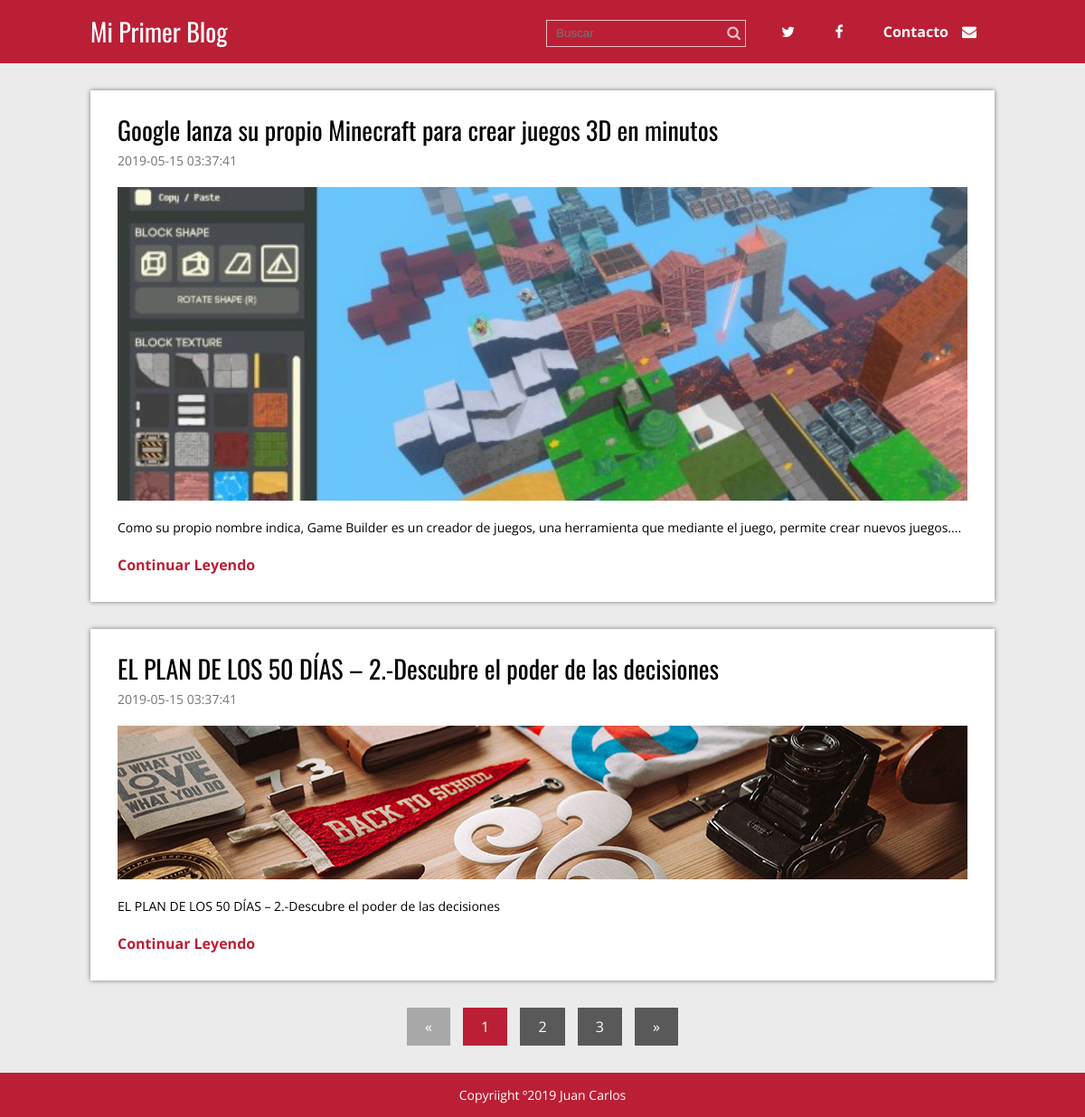
The page / on the database its author committed.
### tables this page shows
CREATE TABLE `blog` (
  `id` int(11) NOT NULL,
  `titulo` varchar(200) NOT NULL,
  `extracto` varchar(200) NOT NULL,
  `fecha` timestamp NOT NULL DEFAULT CURRENT_TIMESTAMP,
  `texto` text NOT NULL,
  `thumb` varchar(50) NOT NULL
);

### index.php (called while the page is built, shortened)
<?php
require'admin/config.php';
require 'functions.php';
$conexion = conexion($bd_config);
$posts=obtener_post($blog_config['post_por_pagina'],$conexion);
require 'views/index.view.php';
?>

### admin/config.php (called while the page is built, shortened)
<?php
$blog_config = array(
	'post_por_pagina'=>'2',
	'carpeta_imagenes'=>'imagenes/'
);
?>

### functions.php (called while the page is built, shortened)
<?php
function pagina_actual(){
	return isset($_GET['p']) ? (int)$_GET['p'] : 1;
}
function obtener_post($post_por_pagina,$conexion){
	$inicio=(pagina_actual() >  1) ?  pagina_actual()* $post_por_pagina - $post_por_pagina : 0;
	$sentencia=$conexion -> prepare("SELECT SQL_CALC_FOUND_ROWS * FROM blog LIMIT  $inicio,$post_por_pagina");
	$sentencia->execute();
	return $sentencia->fetchAll();
}
function numero_paginas($post_por_pagina,$conexion){
	$total_post=$conexion->prepare('SELECT FOUND_ROWS() AS total');
	$total_post->execute();
	$total_post=$total_post->fetch()['total'];
	$numero_paginas=ceil($total_post/$post_por_pagina);
	return $numero_paginas;
}
?>

### views/index.view.php (the view)
<?php require 'header.php';?>
<div class="contenedor">
	<?php  foreach($posts as $post):?>
	<div class="post">
		<article>
			<h2 class="titulo"><a href="single.php?id=<?php echo $post['id'];?>"><?php echo $post['titulo'];?></a></h2>
			<p class="fecha"><?php echo $post['fecha'];?></p>
			<div class="thumb">
				<a href="single.php?id=<?php echo $post['id'];?>">
					<img src="<?php echo RUTA;?>/imagenes/<?php echo $post['thumb'];?>" alt="">
				</a>
			</div>
			<p class="extracto"><?php echo $post['extracto'];?></p>
			<a href="single.php?id=<?php echo $post['id'];?>" class="continuar">Continuar Leyendo</a>
		</article>
	</div>
     <?php endforeach;?>
 	<?php require 'paginacion.php'?>
</div>
<?php require 'footer.php'?>

### views/header.php (shortened to what this page needs)
<!DOCTYPE html>
<html lang="en">
<head>
	<link rel="stylesheet" href="https://maxcdn.bootstrapcdn.com/font-awesome/4.4.0/css/font-awesome.min.css">
	<link rel="stylesheet" href="<?php echo RUTA;?>/css/estilos.css">
</head>
<body>
<header>
	<div class="contenedor">
		<div class="logo izquierda">
			<p><a href="<?php echo RUTA;?>">Mi Primer Blog</a></p>
		</div>
		<div class="derecha">
			<form name="busqueda" class="buscar" action="<?php echo RUTA;?>/buscar.php" method="get">
			<input type="text" name="busqueda" placeholder="Buscar">
			<button type="submit" class="icono fa fa-search"></button>
			</form>
			<nav class="menu">
				<ul>
					<li><a href="#"><i class="fa fa-twitter"></i></a></li>
					<li><a href="#"><i class="fa fa-facebook"></i></a></li>
					<li><a href="#">Contacto<i  class="icono fa fa-envelope"></i></a></li>
				</ul>
			</nav>
		</div>
	</div>
</header>

### paginacion.php
<?php $numero_paginas =numero_paginas($blog_config['post_por_pagina'],$conexion); ?>
<section class="paginacion">
	<ul>
		<?php if(pagina_actual() === 1): ?>
		<li class="disabled">&laquo;</li>
		<?php else: ?>
			<li><a href="index.php?p=<?php echo pagina_actual()-1?>">&laquo;</a></li>
		<?php endif; ?>
		<?php for ($i=1; $i <= $numero_paginas; $i++) :?>
			<?php if(pagina_actual()===$i): ?>
				<li class="active">
				<?php echo $i;?>
				</li>
				<?php else:?>
					<li><a href="index.php?p=<?php echo $i; ?>"><?php echo $i;?></a></li>
			<?php endif;?>
	<?php endfor;?>
	<?php if(pagina_actual()== $numero_paginas):?>
		<li class="disable">&raquo;</li>
	<?php else: ?>
		<li><a href="index.php?p=<?php echo pagina_actual()+1;?>">&raquo;</a></li>
	<?php endif;?>
	</ul>
</section>

### views/footer.php
<footer>
	<p class="copyright">Copyriight º2019 Juan Carlos</p>
</footer>
</body>
</html>

### css/estilos.css (style rules this page uses)
* { margin: 0; padding: 0; -webkit-box-sizing: border-box; -moz-box-sizing: border-box; box-sizing: border-box; }
body { font-size: 16px; font-family: 'Open Sans', sans-serif; background: #ebebeb; }
h1, h2, h3, h4, h5, h6 { font-family: "Oswald", Arial, Sans-serif; font-weight: normal; }
a { text-decoration: none; color:#BB1F35; }
.contenedor { max-width: 1000px; width: 90%; margin: auto; }
.izquierda { float: left; }
.derecha { float: right; }
header { color:#fff; margin-bottom: 30px; background: #BB1F35; }
header .contenedor { overflow: hidden; }
header .logo { max-width: 300px; }
header .logo a { color: #fff; font-family: "Oswald", Arial, Sans-serif; font-size: 28px; line-height: 70px; }
header .buscar { display: inline-block; position: relative; margin-right: 15px; }
header .buscar input[type="text"] { background: none; border:1px solid rgba(255,255,255,.7); color:rgba(255,255,255,.7); height: 30px; padding: 0 10px; padding-right: 32px; }
header .buscar .icono { color:rgba(255,255,255,.7); position: absolute; right: 0; background: none; border:none; cursor:pointer; padding: 6px; font-size: 16px; line-height: 16px; top:0; }
header .menu { display: inline-block; }
header .menu ul { list-style: none; }
header .menu ul li { display: inline-block; line-height: 70px; }
header .menu ul li a { color: #fff; display: block; padding: 0px 20px; font-weight: bold; }
header .menu ul li a .icono { margin-left: 15px; }
.post { width: 100%; background: #fff; box-shadow: 0px 0px 5px rgba(0,0,0, .5); margin-bottom: 30px; padding: 30px; }
.post article .titulo { font-family: "Oswald", Arial, Sans-serif; font-size: 28px; font-weight: normal; line-height: 28px; margin-bottom: 10px; }
.post article .titulo a { color:#000; }
.post article .fecha { color:#747474; font-size: 14px; margin-bottom: 20px; }
.post article .thumb { margin-bottom: 20px; }
.post article .thumb img { vertical-align: top; width: 100%; }
.post article .extracto { font-size: 14px; line-height: 20px; margin-bottom: 20px; }
.post article .continuar { color:#BB1F35; font-weight: bold; }
footer { background: #BB1F35; color: #fff; }
footer .copyright { text-align: center; font-size: 14px; padding: 15px 0; }
.paginacion { margin-bottom: 30px; }
.paginacion ul { list-style: none; text-align: center; }
.paginacion ul li { display: inline-block; margin:0 5px; color:#fff; }
.paginacion ul li a { display: block; padding:10px 20px; background: #595959; color:#fff; }
.paginacion ul .active { background: #BB1F35; padding:10px 20px; }
.paginacion ul .disabled { background: #a8a8a8; padding:10px 20px; cursor: not-allowed; }

### rows shown on the page
blog: titulo "Google lanza su propio Minecraft para crear juegos 3D en minutos", fecha "2019-05-15 03:37:41", thumb (picture), extracto "Como su propio nombre indica, Game Builder es un creador de juegos, una herramienta que mediante el juego, permite crear nuevos juegos...."
blog: titulo "EL PLAN DE LOS 50 DÍAS – 2.-Descubre el poder de las decisiones", fecha "2019-05-15 03:37:41", thumb (picture), extracto "EL PLAN DE LOS 50 DÍAS – 2.-Descubre el poder de las decisiones"
